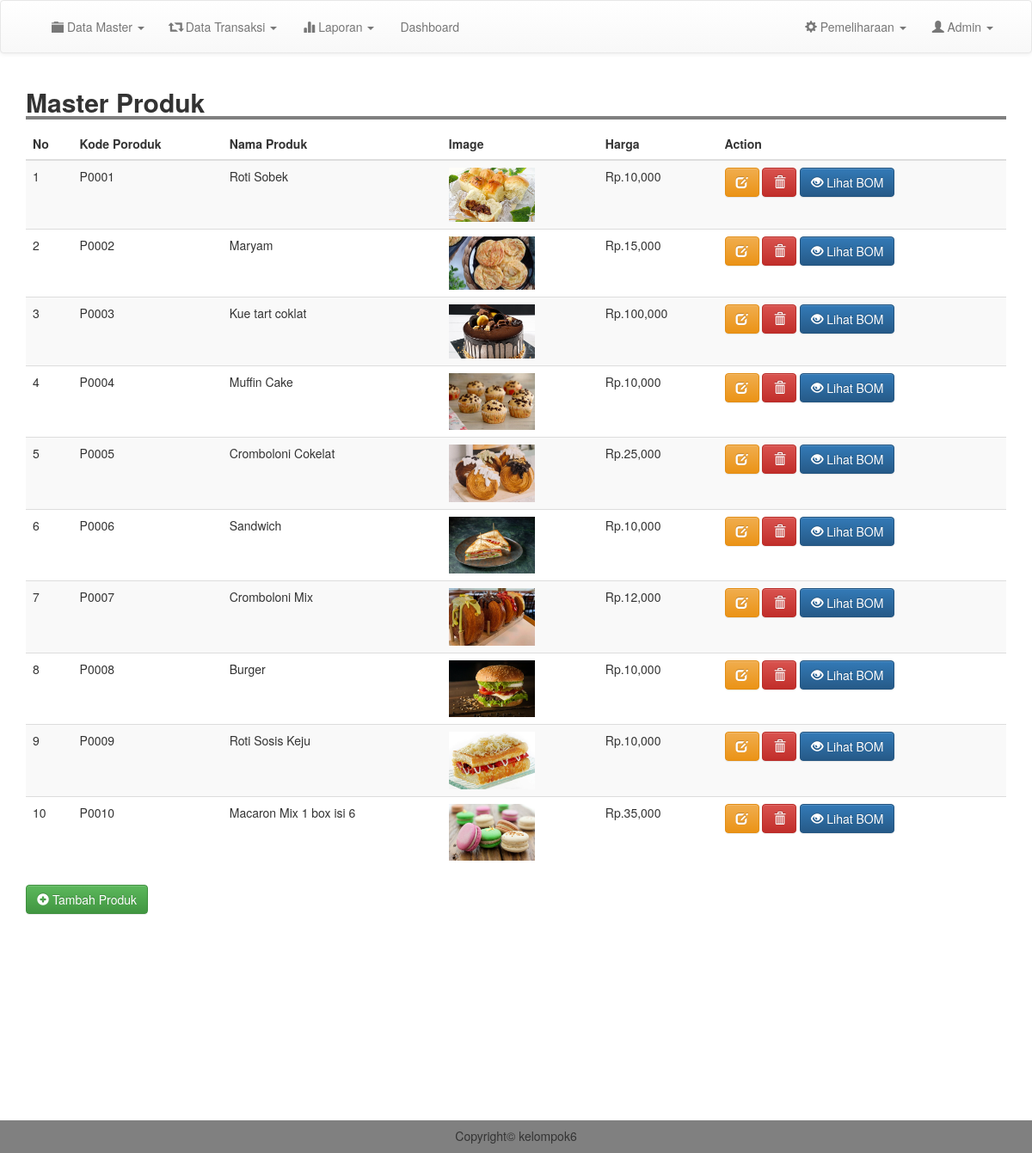
/admin/m_produk.php (signed in), run on the app's committed database.
### tables this page shows
CREATE TABLE `produk` (
  `kode_produk` varchar(100) NOT NULL,
  `nama` varchar(100) NOT NULL,
  `image` text NOT NULL,
  `deskripsi` text NOT NULL,
  `harga` int(11) NOT NULL
);

### admin/m_produk.php (the view)
<?php
include 'header.php';
?>
<div class="container">
	<h2 style=" width: 100%; border-bottom: 4px solid gray"><b>Master Produk</b></h2>
		<table class="table table-striped">
			<thead>
				<tr>
					<th scope="col">No</th>
					<th scope="col">Kode Poroduk</th>
					<th scope="col">Nama Produk</th>
					<th scope="col">Image</th>
					<th scope="col">Harga</th>
					<th scope="col">Action</th>
				</tr>
			</thead>
			<tbody>
				<?php
				$result = mysqli_query($conn, "SELECT * FROM produk");
				$no =1;
				while ($row = mysqli_fetch_assoc($result)) {
				?>
					<tr>
						<td ><?= $no; ?></td>
						<td><?= $row['kode_produk']; ?></td>
						<td><?= $row['nama'];  ?></td>
						<td><img src="../image/produk/<?= $row['image']; ?>" width="100"></td>
						<td>Rp.<?= number_format($row['harga' ]);  ?></td>
						<td><a href="edit_produk.php?kode=<?= $row['kode_produk']; ?>" class="btn btn-warning"><i class="glyphicon glyphicon-edit"></i> </a> <a href="proses/del_produk.php?kode=<?= $row['kode_produk']; ?>" class="btn btn-danger" onclick="return confirm('Yakin Ingin Menghapus Data ?')"><i class="glyphicon glyphicon-trash"></i> </a> <a href="bom.php?kode=<?= $row['kode_produk']; ?>" type="submit" class="btn btn-primary"><i class="glyphicon glyphicon-eye-open"></i> Lihat BOM</button></td>
					</tr>
				<?php
					$no++;
					}
				 ?>
				</tbody>
			</table>
		<a href="tm_produk.php" class="btn btn-success"><i class="glyphicon glyphicon-plus-sign"></i> Tambah Produk</a>
	</div>
	<br>
	<br>
	<br>
	<br>
	<br>
	<br>
	<br>
	<br>
	<br>
	<br>
	<br>
	<br>
	<?php
	include 'footer.php';
	?>

### css/style.css (style rules this page uses)
body { margin:0; padding: 0; }

### data on the page
produk: kode_produk "P0001", nama "Roti Sobek", image (picture), harga "10,000"
produk: kode_produk "P0002", nama "Maryam", image (picture), harga "15,000"
produk: kode_produk "P0003", nama "Kue tart coklat", image (picture), harga "100,000"
produk: kode_produk "P0004", nama "Muffin Cake", image (picture), harga "10,000"
produk: kode_produk "P0005", nama "Cromboloni Cokelat", image (picture), harga "25,000"
produk: kode_produk "P0006", nama "Sandwich", image (picture), harga "10,000"
produk: kode_produk "P0007", nama "Cromboloni Mix", image (picture), harga "12,000"
produk: kode_produk "P0008", nama "Burger", image (picture), harga "10,000"
produk: kode_produk "P0009", nama "Roti Sosis Keju", image (picture), harga "10,000"
produk: kode_produk "P0010", nama "Macaron Mix 1 box isi 6", image (picture), harga "35,000"
